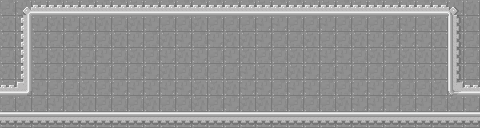

A level layout from a 2D game, rendered from its tile map. Below: a short description, then the map file with tile-grid data replaced by summaries:
An orthogonal 30x8 tile map with 16x16 px tiles, 2 tile layers (bg, main) and 7 objects (4x entities.LaserSpawner, entities.DoorMecanism, entities.Door, entities.Hero).

<map version="1.0" orientation="orthogonal" renderorder="right-down" width="30" height="8" tilewidth="16" tileheight="16">
 <properties>
  <property name="levelNum" value="8" />
 </properties>
 <tileset firstgid="1" source="TileSet.tsx" />
 <layer name="bg" width="30" height="8">
  <data>[240 cells, 240 non-empty, 3 distinct tile ids]</data>
 </layer>
 <layer name="main" width="30" height="8">
  <data>[240 cells, 70 non-empty, 8 distinct tile ids]</data>
 </layer>
 <objectgroup name="objects">
  <properties>
   <property name="levelNum" value="8" />
  </properties>
  <object name="A" type="entities.LaserSpawner" gid="4" x="88" y="16">
   <properties>
    <property name="angle" value="90" />
    <property name="color" value="2" />
   </properties>
  </object>
  <object name="B" type="entities.LaserSpawner" gid="4" x="184" y="16">
   <properties>
    <property name="angle" value="90" />
    <property name="color" value="2" />
   </properties>
  </object>
  <object name="C" type="entities.LaserSpawner" gid="4" x="280" y="16">
   <properties>
    <property name="angle" value="90" />
    <property name="color" value="2" />
   </properties>
  </object>
  <object name="D" type="entities.LaserSpawner" gid="4" x="376" y="16">
   <properties>
    <property name="angle" value="90" />
    <property name="color" value="2" />
   </properties>
  </object>
  <object name="Door" type="entities.DoorMecanism" gid="4" x="0" y="96">
   <properties>
    <property name="no" value="true" />
   </properties>
  </object>
  <object name="Exit" type="entities.Door" gid="4" x="477" y="95.6667">
   <properties>
    <property name="to" value="level9" />
    <property name="x" value="0" />
    <property name="y" value="0" />
   </properties>
  </object>
  <object name="Hero" type="entities.Hero" gid="4" x="16" y="96">
   <properties>
    <property name="hasFocus" value="true" />
   </properties>
  </object>
 </objectgroup>
</map>
